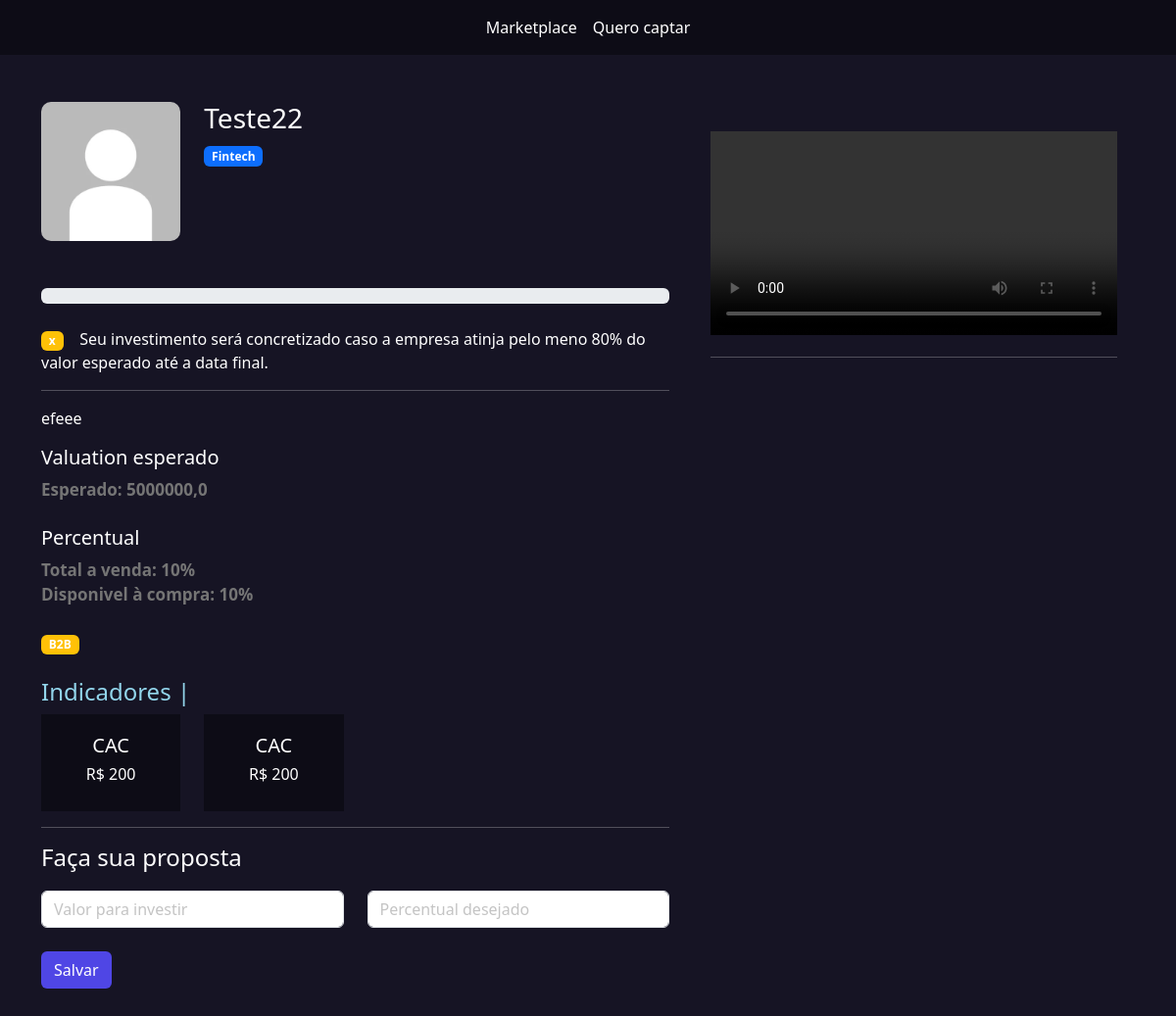
Before: /investidores/ver_empresa/2/ with the older database file.
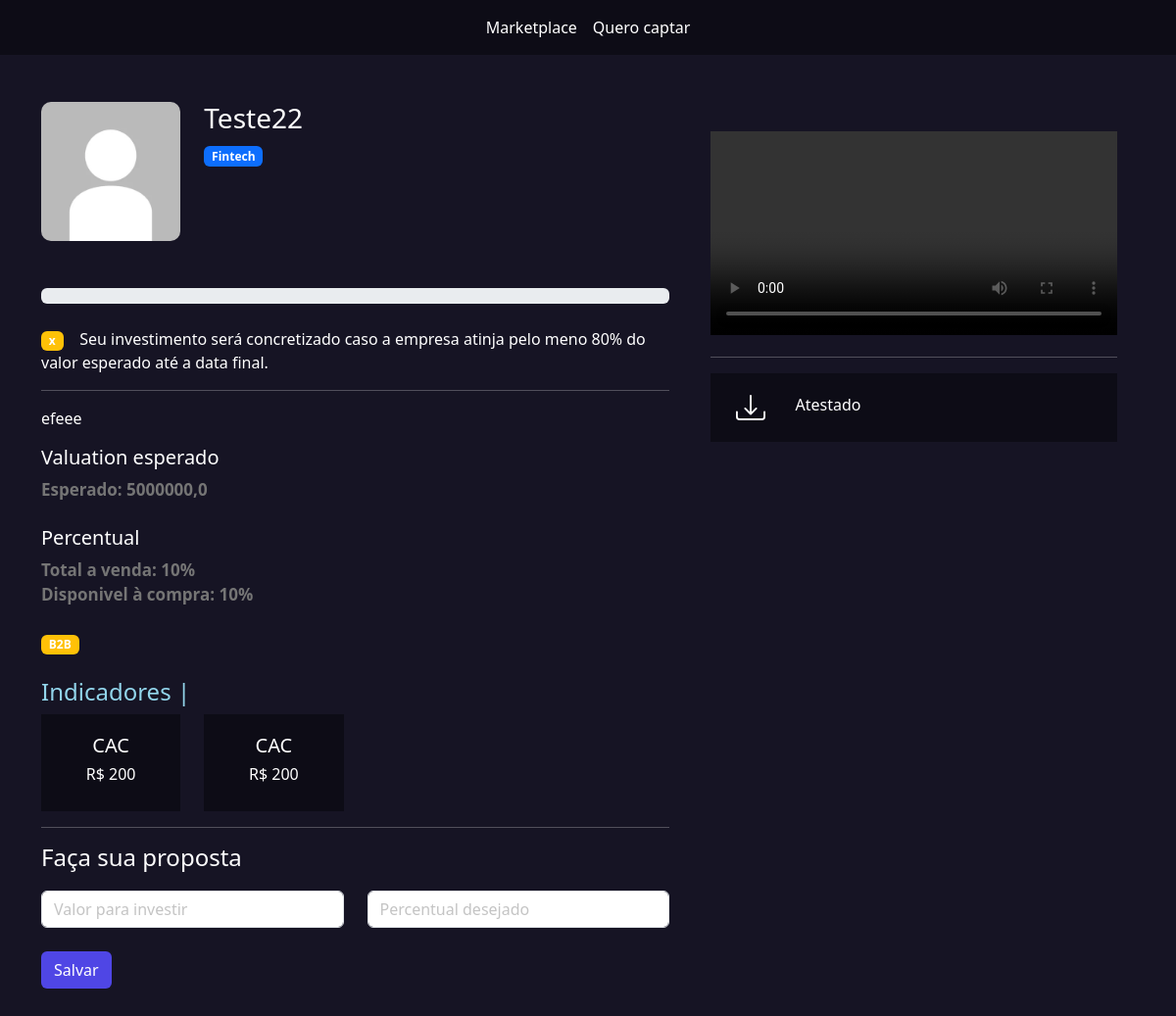
After: the same page with the newer database file.
### empresarios/models.py (models this page shows, shortened)
class Documento(models.Model):
    empresa = models.ForeignKey(Empresas, on_delete=models.DO_NOTHING)
    titulo = models.CharField(max_length=30)
    arquivo = models.FileField(upload_to="documentos")

### investidores/views.py (the view)
# urls.py: path('ver_empresa/<int:id>/', views.ver_empresa, name="ver_empresa"),
def ver_empresa(request, id):
    empresa = Empresas.objects.get(id=id)
    documentos = Documento.objects.filter(empresa=empresa)
    proposta_investimentos = PropostaInvestimento.objects.filter(empresa=empresa).filter(status='PA')
    percentual_vendido = 0
    for pi in proposta_investimentos:
        percentual_vendido = percentual_vendido + pi.percentual
    limiar = (80 * empresa.percentual_equity) / 100
    concretizado = False
    if percentual_vendido >= limiar:
        concretizado = True
    percentual_disponivel = empresa.percentual_equity - percentual_vendido
    return render(request, 'ver_empresa.html', {'empresa':empresa, 'documentos':documentos, 'percentual_vendido': int(percentual_vendido), 'concretizado':concretizado, 'percentual_disponivel':percentual_disponivel})

### empresarios/models.py (called while the page is built)
    @property
    def valuation(self):
        return float(f'{(100 * self.valor)/self.percentual_equity:.2f}')

### investidores/templates/ver_empresa.html (shortened to what the changed rows need)
{% extends "base.html" %}
{% load static %}
{% block 'head' %}
	<link rel="stylesheet" href="{% static 'empresarios/css/listar_empresas.css' %}">
	<link rel="stylesheet" href="{% static 'empresarios/css/empresa.css' %}">
	<link rel="stylesheet" href="{% static 'usuarios/css/usuarios.css' %}">
{% endblock 'head' %}
{% block 'body' %}
    <br><br>
    <div class="container">
        <div class="row">
            <div class="col-md-5 intereses-investimentos">
                {% for doc in documentos %}
                    <div class="list_documentos">
                        <div class="row">
                            <div class="col-md-2" style="text-align: center">
                                <a href="{{doc.arquivo.url}}">
                                </a>
                            </div>
                            <div class="col-md-6">{{doc.titulo}}</div>
                            <div class="col-md-4" style="text-align: right;">
                            </div>
                        </div>
                    </div>
                {% endfor %}
            </div>
        </div>
    </div>
    <br><br>
{% endblock 'body' %}

Changed rows visible on the page:
added Documento: titulo "Atestado"
